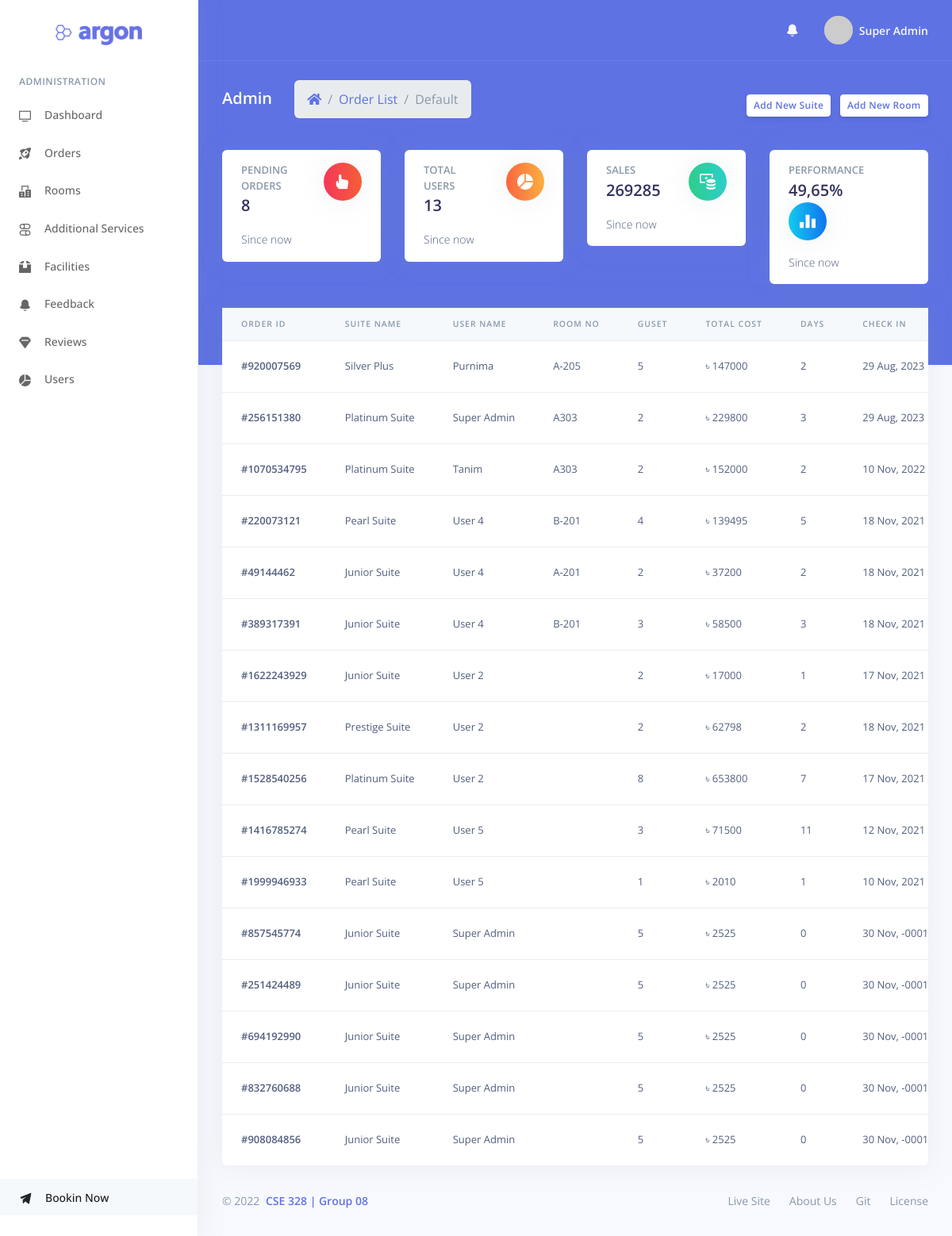
The app's page /?page=order (signed in) with its own data.
### tables this page shows
CREATE TABLE `user` (
  `id` int(11) NOT NULL,
  `email` varchar(50) NOT NULL,
  `name` varchar(250) NOT NULL,
  `password` varchar(900) NOT NULL,
  `phone` varchar(20) DEFAULT NULL,
  `address` text DEFAULT NULL,
  `country` varchar(255) DEFAULT NULL,
  `postal` int(11) DEFAULT NULL,
  `created_on` datetime NOT NULL DEFAULT current_timestamp()
);

CREATE TABLE `order` (
  `id` int(11) NOT NULL,
  `order_no` varchar(255) NOT NULL,
  `suite_id` int(11) NOT NULL,
  `user_id` int(11) NOT NULL,
  `room_no` int(11) DEFAULT NULL,
  `aditional_id` varchar(555) NOT NULL,
  `guest` int(11) NOT NULL,
  `total_cost` int(11) NOT NULL,
  `check_in` date NOT NULL,
  `check_out` date NOT NULL,
  `payment_method` varchar(25) NOT NULL,
  `account_no` bigint(20) NOT NULL,
  `status` int(11) DEFAULT NULL
);

CREATE TABLE `suite` (
  `id` int(11) NOT NULL,
  `title` varchar(99) NOT NULL,
  `price` int(11) NOT NULL,
  `description` varchar(500) DEFAULT NULL,
  `area` int(11) NOT NULL,
  `beads` int(11) NOT NULL,
  `bathroom` int(11) NOT NULL,
  `facilities` varchar(999) DEFAULT NULL,
  `image` varchar(999) DEFAULT NULL
);

CREATE TABLE `rooms` (
  `id` int(11) NOT NULL,
  `room_no` varchar(99) NOT NULL,
  `type` int(11) NOT NULL,
  `status` int(11) NOT NULL
);

### include/orders.php (the view, shortened to what this page needs)
<?php
$order = get_orders();
?>
<div class="row">
    <div class="col">
        <div class="card">
            <div class="table-responsive">
                <table class="table align-items-center table-flush">
                    <thead class="thead-light">
                        <tr>
                            <th scope="col">Order ID</th>
                            <th scope="col">Suite Name</th>
                            <th scope="col">User Name</th>
                            <th scope="col">Room No</th>
                            <th scope="col">Guset</th>
                            <th scope="col">Total Cost</th>
                            <th scope="col">Days</th>
                            <th scope="col">Check In</th>
                        </tr>
                    </thead>
                    <tbody>
                        <?php
                        while ($order_row = $order->fetch(PDO::FETCH_ASSOC) ) {
                            ?>
                            <tr>
                                <th scope="row">#<?php echo $order_row['order_no']; ?></th>
                                <td><?php get_suite_title( $order_row['suite_id'] ); ?></td>
                                <td><?php get_user_name( $order_row['user_id'] ); ?></td>
                                <td><?php get_room_title( $order_row['room_no'] ); ?></td>
                                <td><?php echo $order_row['guest']; ?></td>
                                <td>৳ <?php echo $order_row['total_cost']; ?></td>
                                <td><?php echo (int) round( (strtotime($order_row['check_out']) - strtotime($order_row['check_in'])) / (60 * 60 * 24)); ?></td>
                                <td><?php echo date("d M, Y", strtotime($order_row['check_in'])); ?></td>
                            </tr>
                        <?php } ?>
                    </tbody>
                </table>
            </div>
        </div>
    </div>
</div>

### include/function.php (shortened to what this page needs)
<?php
function get_header( $arg = "main" ) {
	if ( $arg == 'main') {
		include('include/header.php');
	}
	elseif ( $arg == 'logout' ) {
		include('include/header_logout.php');
	}
}
function get_footer( $arg = "main" ) {
	if ( $arg == 'main') {
		include('include/footer.php');
	}
	elseif ( $arg == 'logout' ) {
		include('include/footer_logout.php');
	}
}
function get_page_title( $arg = null ) {
	$page = ( isset( $arg ) ? $arg : filter_var($_GET['page'], FILTER_SANITIZE_STRING, FILTER_FLAG_STRIP_HIGH) );
	$name = null;
	if ($page == 'dashboard')
	{
		$name = "Dashboard";
	}
	elseif ($page == 'checkout')
	{
		$name = "Checkout";
	}
	elseif ($page == 'checkout')
	{
		$name = "Checkout";
	}
	elseif ($page == 'profile')
	{
		$name = "Profile";
	}
	elseif ($page == 'feedback')
	{
		$name = "Feedback List";
	}
	elseif ($page == 'services')
	{
		$name = "Aditional Services";
	}
	elseif ($page == 'rooms')
	{
		$name = "Rooms List";
	}
	elseif ($page == 'facilities')
	{
		$name = "Facilities";
	}
	elseif ($page == 'reviews')
	{
		$name = "Reviews";
	}
	elseif ($page == 'order')
	{
		$name = "Order List";
	}
	echo $name;
}
function get_page_permalink( $arg = null, $id = false, $table = false ) {
	$page = ( isset( $arg ) ? $arg : filter_var($_GET['page'], FILTER_SANITIZE_STRING, FILTER_FLAG_STRIP_HIGH) );
	$url = null;
	if ($page == 'dashboard')
	{
		$url = "/?page=dashboard";
	}
	elseif ($page == 'checkout')
	{
		$url = "/?page=checkout";
	}
	elseif ($page == 'order-proceed')
	{
		$url = "/?page=order-proceed";
	}
	elseif ($page == 'order')
	{
		$url = "/?page=order";
	}
	elseif ($page == 'profile')
	{
		$url = "/?page=profile";
	}
	elseif ($page == 'services')
	{
		$url = "/?page=services";
	}
	elseif ($page == 'facilities')
	{
		$url = "/?page=facilities";
	}
	elseif ($page == 'feedback')
	{
		$url = "/?page=feedback";
	}
	elseif ($page == 'reviews')
	{
		$url = "/?page=reviews";
	}
	elseif ($page == 'users')
	{
		$url = "/?page=users";
	}
	elseif ($page == 'room')
	{
		$url = "/?page=rooms";
	}
	elseif ($page == 'suite')
	{
		$url = "/?page=suite";
	}
	elseif ($page == 'suite-add')
	{
		$url = "/?page=suite&action=add-new";
	}
	elseif ($page == 'room-add')
	{
		$url = "/?page=rooms";
	}
	elseif ($page == 'single-suite')
	{
		$url = "/?page=suite&id=";
	}
	elseif ($page == 'delete')
	{
		$url = "/?page=delete&from=". $table ."&id=". $id;
	}
	elseif ($page == 'status-update')
	{
		$url = "/?page=status-update&from=". $table ."&id=". $id;
	}
	else{
		$url = '#';
	}
	echo SITE_URL.$url;
}
function is_admin() {
	$id = $_SESSION['id'];
	if ($id == 1) {
		return true;
	}
	return false;
}
function get_user_name( $id = false ) {
	$conn = $GLOBALS['conn'];
	if($id == false)
	{
		$id = $_SESSION['id'];
	}else{
		$id = (int) $id;
	}
	$stmt = $conn->prepare("SELECT name FROM user WHERE id = $id");
	$stmt->execute();
	echo sprintf($stmt->fetchColumn());
}
function get_user_image() {
	echo "https://picsum.photos/1000/";
}
function get_total_user_count() {
	$conn = $GLOBALS['conn'];
	$stmt = $conn->prepare("SELECT id FROM user");
	$stmt->execute();
	$count = $stmt->rowCount();
	echo sprintf($count);
}
function get_room_title( $id ) {
	$conn = $GLOBALS['conn'];
	$stmt = $conn->prepare("SELECT room_no FROM rooms WHERE id=$id");
	$stmt->execute();
	echo sprintf($stmt->fetchColumn());
}
function get_orders( $arg = false) {
	$conn = $GLOBALS['conn'];
	$id = $_SESSION['id'];
	if (is_admin()) {
		$stmt = $conn->prepare("SELECT * FROM `order` ORDER BY id DESC $arg");
		$stmt->execute();
	} else {
		$stmt = $conn->prepare("SELECT * FROM `order` WHERE user_id=$id ORDER BY id DESC");
		$stmt->execute();
	}
	return $stmt;
}
function get_painding_order_count() {
	$conn = $GLOBALS['conn'];
	$stmt = $conn->prepare("SELECT id FROM `order` WHERE status=0");
	$stmt->execute();
	$count = $stmt->rowCount();
	echo sprintf($count);
}
function get_total_sale() {
	$conn = $GLOBALS['conn'];
	$stmt = $conn->prepare("SELECT SUM(total_cost) FROM `order` WHERE status=1");
	$stmt->execute();
	echo sprintf($stmt->fetchColumn());
}
function get_suite_title( $id = false ) {
	$conn = $GLOBALS['conn'];
	if($id == false)
	{
		$id = $_SESSION['id'];
	}else{
		$id = (int) $id;
	}
	$stmt = $conn->prepare("SELECT title FROM suite WHERE id = $id");
	$stmt->execute();
	echo sprintf($stmt->fetchColumn());
}

### records on screen
user: name "Super Admin"
order: order_no "920007569", suite.title "Silver Plus", user.name "Purnima", rooms.room_no "A-205", guest "5", total_cost "147000", check_out+check_in "2", check_in "29 Aug, 2023"
order: order_no "256151380", suite.title "Platinum Suite", user.name "Super Admin", rooms.room_no "A303", guest "2", total_cost "229800", check_out+check_in "3", check_in "29 Aug, 2023"
order: order_no "1070534795", suite.title "Platinum Suite", user.name "Tanim", rooms.room_no "A303", guest "2", total_cost "152000", check_out+check_in "2", check_in "10 Nov, 2022"
order: order_no "220073121", suite.title "Pearl Suite", user.name "User 4", rooms.room_no "B-201", guest "4", total_cost "139495", check_out+check_in "5", check_in "18 Nov, 2021"
order: order_no "49144462", suite.title "Junior Suite", user.name "User 4", rooms.room_no "A-201", guest "2", total_cost "37200", check_out+check_in "2", check_in "18 Nov, 2021"
order: order_no "389317391", suite.title "Junior Suite", user.name "User 4", rooms.room_no "B-201", guest "3", total_cost "58500", check_out+check_in "3", check_in "18 Nov, 2021"
order: order_no "1622243929", suite.title "Junior Suite", user.name "User 2", guest "2", total_cost "17000", check_out+check_in "1", check_in "17 Nov, 2021"
order: order_no "1311169957", suite.title "Prestige Suite", user.name "User 2", guest "2", total_cost "62798", check_out+check_in "2", check_in "18 Nov, 2021"
order: order_no "1528540256", suite.title "Platinum Suite", user.name "User 2", guest "8", total_cost "653800", check_out+check_in "7", check_in "17 Nov, 2021"
order: order_no "1416785274", suite.title "Pearl Suite", user.name "User 5", guest "3", total_cost "71500", check_out+check_in "11", check_in "12 Nov, 2021"
order: order_no "1999946933", suite.title "Pearl Suite", user.name "User 5", guest "1", total_cost "2010", check_out+check_in "1", check_in "10 Nov, 2021"
order: order_no "857545774", suite.title "Junior Suite", user.name "Super Admin", guest "5", total_cost "2525", check_out+check_in "0", check_in "30 Nov, -0001"
order: order_no "251424489", suite.title "Junior Suite", user.name "Super Admin", guest "5", total_cost "2525", check_out+check_in "0", check_in "30 Nov, -0001"
order: order_no "694192990", suite.title "Junior Suite", user.name "Super Admin", guest "5", total_cost "2525", check_out+check_in "0", check_in "30 Nov, -0001"
order: order_no "832760688", suite.title "Junior Suite", user.name "Super Admin", guest "5", total_cost "2525", check_out+check_in "0", check_in "30 Nov, -0001"
order: order_no "908084856", suite.title "Junior Suite", user.name "Super Admin", guest "5", total_cost "2525", check_out+check_in "0", check_in "30 Nov, -0001"

### other values on screen
$name "Order List"
sprintf($count) "8"
sprintf($count) "13"
sprintf($stmt->fetchColumn()) "269285"
